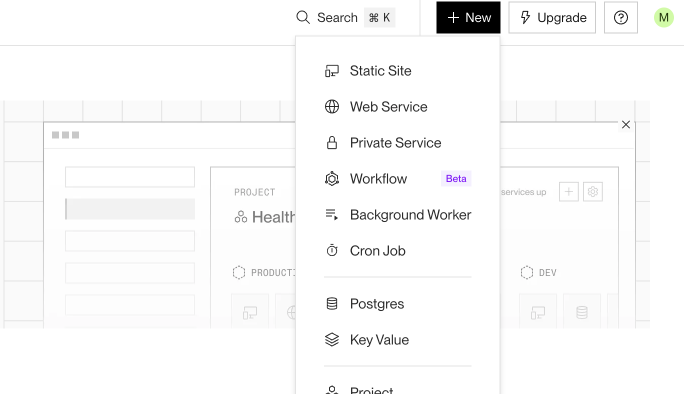
#> input picture documentation/render_deployment_01.png, 1368 x 788 px (shown at 1/2 size)
$ python -i image_features.py   (imports and definitions only)
#> lines starting #> are read from the running program, lines starting #| are printed output that depends on the picture; after the words box and inside, x2 and y2 are one past the last pixel; in counts of white or black regions, pixels touching at a corner belong together
from __future__ import annotations

from dataclasses import asdict, dataclass
from pathlib import Path

import numpy as np
import pandas as pd
from PIL import Image


@dataclass(frozen=True)
class ImageFeatureConfig:
    image_size: tuple[int, int] = (224, 224)
    hist_bins: int = 32
    saturation_threshold: float = 0.15

    def to_dict(self) -> dict[str, object]:
        return asdict(self)


DEFAULT_IMAGE_CONFIG = ImageFeatureConfig()

def build_feature_columns(config: ImageFeatureConfig = DEFAULT_IMAGE_CONFIG) -> list[str]:
    rgb_mean_cols = ["rgb_mean_r", "rgb_mean_g", "rgb_mean_b"]
    rgb_std_cols = ["rgb_std_r", "rgb_std_g", "rgb_std_b"]
    hsv_mean_cols = ["hsv_mean_h", "hsv_mean_s", "hsv_mean_v"]
    hist_cols = [
        f"hist_{channel}_{idx}"
        for channel in ("r", "g", "b")
        for idx in range(config.hist_bins)
    ]
    hue_bucket_cols = [
        "hue_red",
        "hue_orange",
        "hue_yellow",
        "hue_green",
        "hue_cyan",
        "hue_blue",
        "hue_indigo",
        "hue_violet",
    ]
    return rgb_mean_cols + rgb_std_cols + hsv_mean_cols + hist_cols + hue_bucket_cols


FEATURE_COLUMNS = build_feature_columns()


def rgb_to_hsv(arr: np.ndarray) -> np.ndarray:
    r, g, b = arr[..., 0], arr[..., 1], arr[..., 2]
    maxc = np.maximum(np.maximum(r, g), b)
    minc = np.minimum(np.minimum(r, g), b)
    delta = maxc - minc

    v = maxc
    s = np.divide(delta, maxc, out=np.zeros_like(delta), where=maxc > 0)

    safe_delta = np.where(delta > 0, delta, 1.0)
    h_r = ((g - b) / safe_delta) % 6
    h_g = (b - r) / safe_delta + 2
    h_b = (r - g) / safe_delta + 4
    h = np.where(
        delta > 0,
        np.where(maxc == r, h_r, np.where(maxc == g, h_g, h_b)),
        0.0,
    ) / 6.0 % 1.0

    return np.stack([h, s, v], axis=-1)


def _ensure_pil_image(image_or_path: Image.Image | str | Path) -> Image.Image:
    if isinstance(image_or_path, Image.Image):
        return image_or_path
    return Image.open(image_or_path).convert("RGB")


def extract_feature_vector(
    image_or_path: Image.Image | str | Path,
    config: ImageFeatureConfig = DEFAULT_IMAGE_CONFIG,
) -> list[float]:
    img = _ensure_pil_image(image_or_path)
    img = img.convert("RGB").resize(config.image_size, Image.LANCZOS)
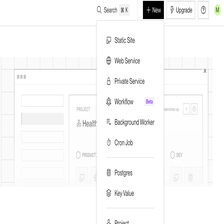
#> img: PIL image 224x224 RGB; mean R, G, B 248.6, 248.6, 248.6
    arr = np.asarray(img, dtype=np.float32) / 255.0

    r, g, b = arr[..., 0], arr[..., 1], arr[..., 2]
    rgb_means = [float(r.mean()), float(g.mean()), float(b.mean())]
#> rgb_means = [0.975, 0.975, 0.975]
    rgb_stds = [float(r.std()), float(g.std()), float(b.std())]
#> rgb_stds = [0.0987, 0.0987, 0.0991]

    hsv = rgb_to_hsv(arr)
#> in rgb_to_hsv, `delta = maxc - minc`:
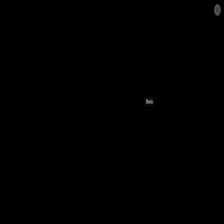
#> delta: shape (224, 224) float32; min 0, max 0.537, mean 0.000707
#> in rgb_to_hsv, `safe_delta = np.where(delta > 0, delta, 1.0)`:
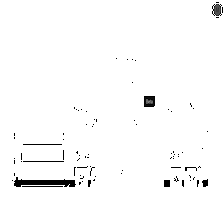
#> safe_delta: shape (224, 224) float32; min 0.00392, max 1, mean 0.981
#> in rgb_to_hsv, `h_g = (b - r) / safe_delta + 2`:
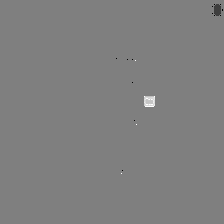
#> h_g: shape (224, 224) float32; min 1, max 3, mean 2; drawn with min black and max white
#> in rgb_to_hsv, `return np.stack([h, s, v], axis=-1)`:
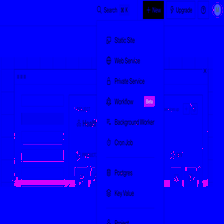
#> returned value: shape (224, 224, 3) float32; mean of channels 0, 1, 2 0.0136, 0.000758, 0.975; drawn as R, G, B
    hsv_means = hsv.mean(axis=(0, 1)).tolist()
#> hsv_means = [0.0136, 0.000758, 0.975]

    n_px = config.image_size[0] * config.image_size[1]
    hists = np.concatenate(
        [
            np.histogram(channel.ravel(), bins=config.hist_bins, range=(0.0, 1.0))[0]
            for channel in (r, g, b)
        ]
    ).astype(np.float32) / n_px
#> hists = 96 values, max 0.867 at index 95, min 5.98e-05 at index 3, mean 0.0313

    sat_mask = hsv[..., 1] > config.saturation_threshold
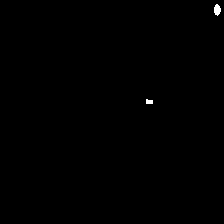
#> sat_mask: shape (224, 224) bool; 0.18% white; 2 white regions, box (x1, y1, x2, y2) and area: (214, 4, 221, 16) 61, (146, 99, 153, 104) 30
    if sat_mask.sum() > 0:
        hue_buckets = (
            np.histogram(hsv[..., 0][sat_mask], bins=8, range=(0.0, 1.0))[0]
            .astype(np.float32)
            / sat_mask.sum()
        )
#> hue_buckets = [0, 0.473, 0.198, 0, 0, 0.33, 0, 0]
    else:
        hue_buckets = np.zeros(8, dtype=np.float32)

    return rgb_means + rgb_stds + hsv_means + hists.tolist() + hue_buckets.tolist()


def extract_feature_frame(
    images: list[Image.Image | str | Path],
    config: ImageFeatureConfig = DEFAULT_IMAGE_CONFIG,
    feature_columns: list[str] | None = None,
) -> pd.DataFrame:
    cols = feature_columns or build_feature_columns(config)
    rows = [extract_feature_vector(image, config=config) for image in images]
    return pd.DataFrame(rows, columns=cols)

>>> result = extract_feature_vector('../documentation/render_deployment_01.png')
#> result = 113 values, max 0.975 at index 8, min 0 at index 105, mean 0.0727

$ run again, on documentation/render_deployment_02.png
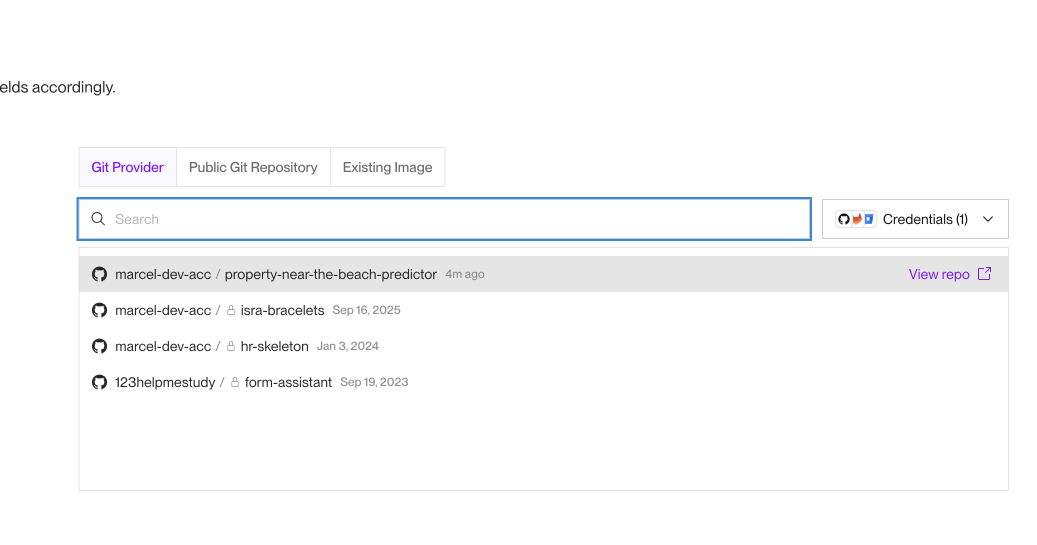
#> input picture documentation/render_deployment_02.png, 2074 x 1090 px (shown at 1/2 size)
#> rgb_means = [0.981, 0.982, 0.985]
#> rgb_stds = [0.0712, 0.0621, 0.0523]
#> in rgb_to_hsv, `return np.stack([h, s, v], axis=-1)`:
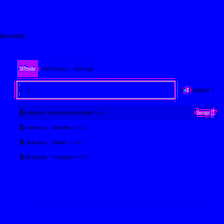
#> returned value: shape (224, 224, 3) float32; mean of channels 0, 1, 2 0.0187, 0.00548, 0.985; drawn as R, G, B
#> hsv_means = [0.0187, 0.00548, 0.985]
#> hists = 96 values, max 0.885 at index 95, min 0 at index 0, mean 0.0312
#> in extract_feature_vector, `sat_mask = hsv[..., 1] > config.saturation_threshold`:
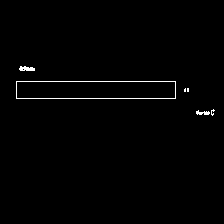
#> sat_mask: shape (224, 224) bool; 0.97% white in thin lines or dots, all inside (x1, y1, x2, y2) = (16, 66, 215, 116)
#> hue_buckets = [0.0144, 0, 0, 0, 0.742, 0.243, 0, 0]
#> result = 113 values, max 0.985 at index 8, min 0 at index 9, mean 0.0721

$ run again, on documentation/render_deployment_03.png
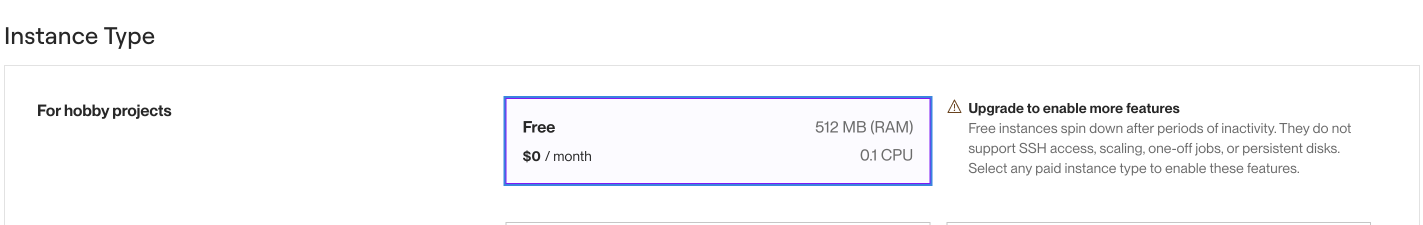
#> input picture documentation/render_deployment_03.png, 2846 x 450 px (shown at 1/2 size)
#> rgb_means = [0.977, 0.977, 0.984]
#> rgb_stds = [0.0901, 0.0862, 0.067]
#> in rgb_to_hsv, `return np.stack([h, s, v], axis=-1)`:
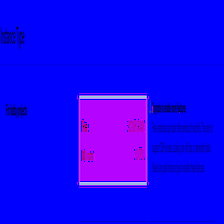
#> returned value: shape (224, 224, 3) float32; mean of channels 0, 1, 2 0.0875, 0.00902, 0.984; drawn as R, G, B
#> hsv_means = [0.0875, 0.00902, 0.984]
#> hists = 96 values, max 0.919 at index 95, min 0 at index 2, mean 0.0313
#> in extract_feature_vector, `sat_mask = hsv[..., 1] > config.saturation_threshold`:
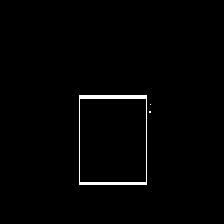
#> sat_mask: shape (224, 224) bool; 1.3% white; 3 white regions (2 under 20 px), largest, box (x1, y1, x2, y2) and area: (79, 95, 147, 185) 642
#> hue_buckets = [0.00773, 0, 0, 0, 0.318, 0.572, 0.102, 0]
#> result = 113 values, max 0.984 at index 8, min 0 at index 11, mean 0.0731

$ run again, on documentation/render_deployment_04.png
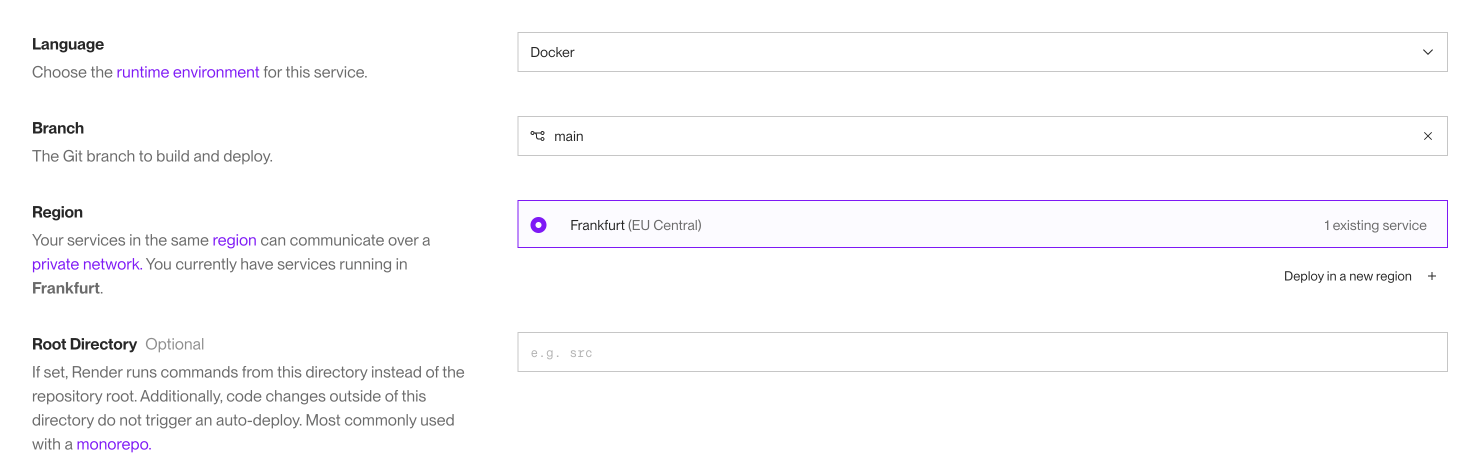
#> input picture documentation/render_deployment_04.png, 2942 x 938 px (shown at 1/2 size)
#> rgb_means = [0.985, 0.982, 0.988]
#> rgb_stds = [0.0532, 0.0617, 0.0492]
#> in rgb_to_hsv, `return np.stack([h, s, v], axis=-1)`:
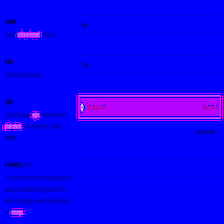
#> returned value: shape (224, 224, 3) float32; mean of channels 0, 1, 2 0.0562, 0.00558, 0.988; drawn as R, G, B
#> hsv_means = [0.0562, 0.00558, 0.988]
#> hists = 96 values, max 0.922 at index 95, min 0 at index 0, mean 0.0312
#> in extract_feature_vector, `sat_mask = hsv[..., 1] > config.saturation_threshold`:
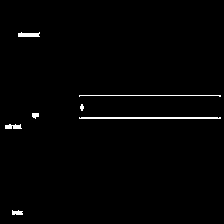
#> sat_mask: shape (224, 224) bool; 1.3% white in thin lines or dots, all inside (x1, y1, x2, y2) = (5, 32, 221, 215)
#> hue_buckets = [0, 0, 0, 0, 0, 1, 0, 0]
#> result = 113 values, max 1 at index 110, min 0 at index 9, mean 0.0723
